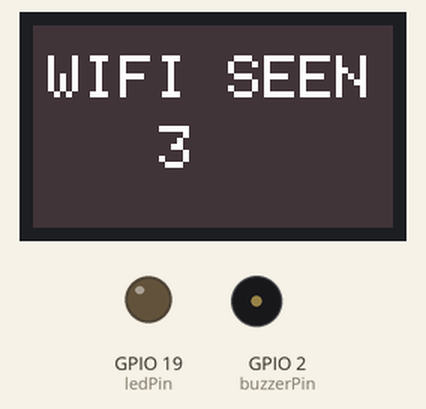
Simulated run of this sketch. Board: ESP32. Shown: 240×135 colour display, output pins drawn as LEDs (lit = HIGH), buzzer (waves = sounding, pin HIGH). A WiFi scan finds three made-up networks; random numbers use the default seed unless the sketch sets one.

Above: at 4.5 s.
Timing chart, 0 to 6.0 s (numbered marks = the images above):
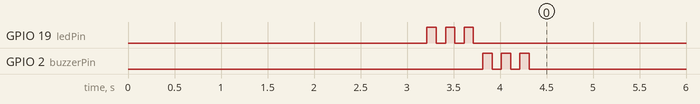

The sketch:

warcompanion.ino
```cpp
#include <M5StickCPlus2.h>
#include <WiFi.h>
#include <set>

std::set<String> scannedNetworks; // Set to store SSIDs of scanned networks
int totalNetworkCount = 0;
int backgroundColor = TFT_BLACK;
int initialColor = TFT_BLUE; // Initial color to indicate power on
bool isNewNetworkFound = false;
const int ledPin = 19; // LED pin on GPIO 19
const int buzzerPin = 2; // Buzzer pin on GPIO 2

void setup() {
  M5.begin();
  M5.Lcd.setTextSize(4); // Set larger text size
  M5.Lcd.fillScreen(initialColor); // Fill screen with initial color
  M5.Lcd.setTextColor(TFT_WHITE);
  M5.Lcd.setTextDatum(MC_DATUM); // Center-align text
  M5.Lcd.setRotation(3); // Rotate screen for vertical orientation
  Serial.begin(115200);
  pinMode(ledPin, OUTPUT); // Set the LED pin as an output
  pinMode(buzzerPin, OUTPUT); // Set the buzzer pin as an output
  delay(1000); // Delay to ensure initialization is complete
}

void loop() {
  scanWiFiNetworks(); // Perform a Wi-Fi scan

  if (isNewNetworkFound) {
    backgroundColor = getRandomColor();
    M5.Lcd.fillScreen(backgroundColor);
    flashLED(3); // Flash LED three times
    buzz(); // Buzz the buzzer
    isNewNetworkFound = false;
  }

  displayTotalNetworkCount();
  delay(5000); // Delay between scans
}

void scanWiFiNetworks() {
  int networkCount = WiFi.scanNetworks(); // Count of networks found in the current scan
  for (int i = 0; i < networkCount; ++i) {
    String ssid = WiFi.SSID(i);
    if (scannedNetworks.find(ssid) == scannedNetworks.end()) { // Check if the SSID is new
      scannedNetworks.insert(ssid);
      totalNetworkCount++; // Increment as the network is new
      isNewNetworkFound = true;
    }
  }
}

void displayTotalNetworkCount() {
  M5.Lcd.setTextSize(4); // Set a larger text size for better readability
  M5.Lcd.setTextColor(TFT_WHITE);
  M5.Lcd.setTextDatum(MC_DATUM);
  M5.Lcd.setCursor(10, 20);
  M5.Lcd.print("WIFI SEEN");
  int centerX = (M5.Lcd.width() - (6 * 12)) / 2; // Adjust '6 * 12' based on estimated character width
  int centerY = M5.Lcd.height() / 2;
  M5.Lcd.setCursor(centerX, centerY);
  M5.Lcd.printf("%d", totalNetworkCount);
}

int getRandomColor() {
  return random(0xFFFFFF); // Generate a random color (excluding black)
}

void flashLED(int times) {
  for (int i = 0; i < times; i++) {
    digitalWrite(ledPin, HIGH); // Turn the LED on
    delay(100); // LED on for 100 milliseconds
    digitalWrite(ledPin, LOW); // Turn the LED off
    delay(100); // LED off for 100 milliseconds
  }
}

void buzz() {
  // Buzz the buzzer
  for (int i = 0; i < 3; i++) {
    digitalWrite(buzzerPin, HIGH); // Turn the buzzer on
    delay(100); // Buzzer on for 100 milliseconds
    digitalWrite(buzzerPin, LOW); // Turn the buzzer off
    delay(100); // Buzzer off for 100 milliseconds
  }
}
```

Measured:
- by itself, GPIO 19 (ledPin): LOW → HIGH at 3.2 s, → LOW 0.10 s later, → HIGH 0.10 s later, → LOW 0.10 s later, … (6 changes in this stretch)
- by itself, GPIO 2 (buzzerPin): LOW → HIGH at 3.8 s, → LOW 0.10 s later, → HIGH 0.10 s later, → LOW 0.10 s later, … (6 changes in this stretch)
